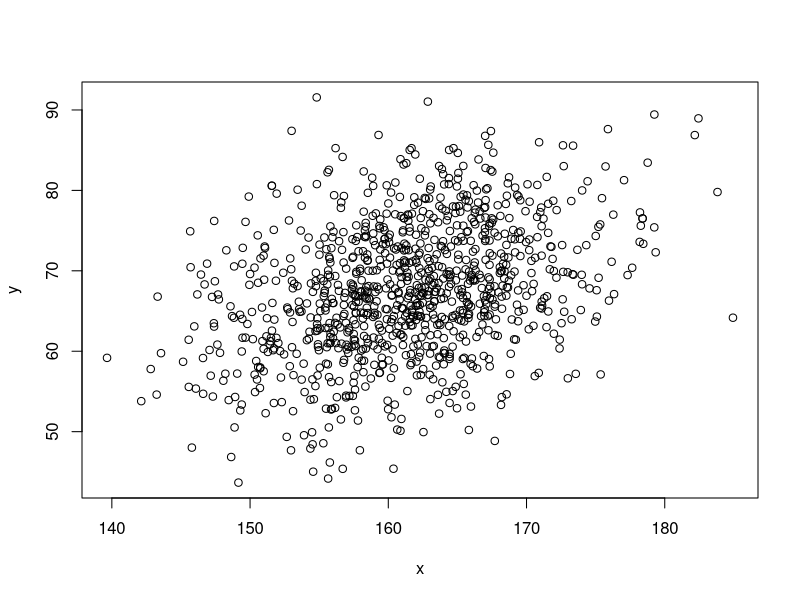

R code for this plot:
## ---- chunk 1
knitr::opts_chunk$set(echo = TRUE)
## ---- chunk 2
y = rgamma(n=2, shape=2)
x = log(y)

median(x)
log(median(y))
## ---- chunk 3
x = c(10, 8, 14, 7, 21, 44, 60)
mean(x)
var(x)
## ---- chunk 4
x = rnorm(1000, 162, 7)
y = rnorm(1000, 3+0.4*x, 8)
plot(x, y)
## ---- chunk 5
mean(x); mean(y); sd(x); sd(y)
## ---- chunk 6
cor(x, y)
## ---- chunk 7
n <- 100000; z <- rnorm(n)
zneg <- 0; j <- 1

system.time( #time the original code
  for (i in 1:n) {
    if (z[i]<0) {
      zneg[j] <- z[i]
      j <- j + 1
    }
  }
)
## ---- chunk 8
system.time(
  opt_zneg <- z[z<0] #rewritten code
)
## ---- chunk 9
all(zneg == opt_zneg)
